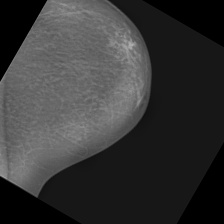
#> input picture external_repo/Test_images/Density1Malignant.jpg, 224 x 224 px
$ python -i train_image_model.py   (imports and definitions only)
#> lines starting #> are read from the running program, lines starting #| are printed output that depends on the picture
#> further down, picture is the input picture: shape (224, 224, 3); min 0, max 174, mean 54.8
import os
import cv2
import numpy as np
import pandas as pd
import tensorflow as tf
from tensorflow.keras.applications import DenseNet201
from tensorflow.keras.applications.densenet import preprocess_input as densenet_preprocess
from tensorflow.keras.preprocessing.image import ImageDataGenerator
from tensorflow.keras.models import Sequential
from tensorflow.keras.layers import Dense, BatchNormalization, GlobalAveragePooling2D
from tensorflow.keras.regularizers import l1_l2
from tensorflow.keras.callbacks import ModelCheckpoint, EarlyStopping

# Paths to dataset
DATASET_PATH = 'external_repo/mammography_images/mammography_images/'
TRAIN_DIR = os.path.join(DATASET_PATH, 'train')
TRAIN_CSV = os.path.join(DATASET_PATH, 'Training_set.csv')

def custom_preprocess(img):
    """Applies the same preprocessing used in model_utils.py"""
    # img is delivered as float32 RGB by ImageDataGenerator if target_size is set
    # but we need uint8 for OpenCV operations
    img = img.astype('uint8')

    # 1. CLAHE (Contrast Limited Adaptive Histogram Equalization)
    lab = cv2.cvtColor(img, cv2.COLOR_RGB2LAB)
#> lab: shape (224, 224, 3); mean of channels 0, 1, 2 56.6, 128, 128
    l, a, b = cv2.split(lab)
#> a: shape (224, 224); every value is 128
    clahe = cv2.createCLAHE(clipLimit=3.0, tileGridSize=(8,8))
    cl = clahe.apply(l)
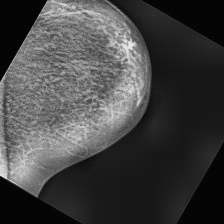
#> cl: shape (224, 224); min 3, max 235, mean 67.2
    limg = cv2.merge((cl,a,b))
#> limg: shape (224, 224, 3); mean of channels 0, 1, 2 67.2, 128, 128
    img = cv2.cvtColor(limg, cv2.COLOR_LAB2RGB)

    # 2. Sharpening
    kernel = np.array([[0,-0.5,0], [-0.5,3,-0.5], [0,-0.5,0]])
    img = cv2.filter2D(img, -1, kernel)
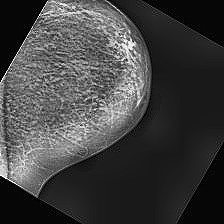
#> img: shape (224, 224, 3); mean R, G, B 64.7, 64.7, 64.7

    # 3. DenseNet specific normalization
    img = img.astype('float32')
#> (the run stopped early here; a loop or call above may not have finished)

$ run again, on external_repo/Test_images/Density2Malignant.jpg
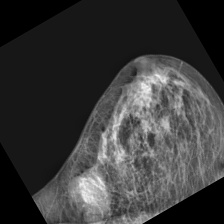
#> input picture external_repo/Test_images/Density2Malignant.jpg, 224 x 224 px
#> picture is the input picture: shape (224, 224, 3); min 0, max 242, mean 57.6
#> lab: shape (224, 224, 3); mean of channels 0, 1, 2 59.3, 128, 128
#> a: shape (224, 224); every value is 128
#> in custom_preprocess, `cl = clahe.apply(l)`:
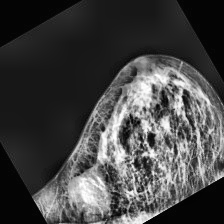
#> cl: shape (224, 224); min 2, max 255, mean 68.4
#> limg: shape (224, 224, 3); mean of channels 0, 1, 2 68.4, 128, 128
#> in custom_preprocess, `img = cv2.filter2D(img, -1, kernel)`:
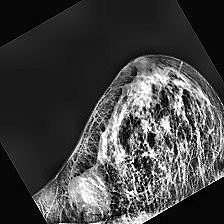
#> img: shape (224, 224, 3); mean R, G, B 66.6, 66.6, 66.5

$ run again, on external_repo/Test_images/Density3Benign.jpg
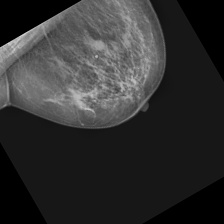
#> input picture external_repo/Test_images/Density3Benign.jpg, 224 x 224 px
#> picture is the input picture: shape (224, 224, 3); min 0, max 216, mean 48.3
#> lab: shape (224, 224, 3); mean of channels 0, 1, 2 49.1, 128, 128
#> a: shape (224, 224); every value is 128
#> in custom_preprocess, `cl = clahe.apply(l)`:
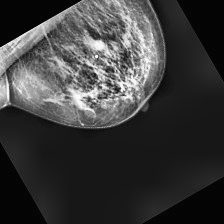
#> cl: shape (224, 224); min 3, max 253, mean 59.1
#> limg: shape (224, 224, 3); mean of channels 0, 1, 2 59.1, 128, 128
#> in custom_preprocess, `img = cv2.filter2D(img, -1, kernel)`:
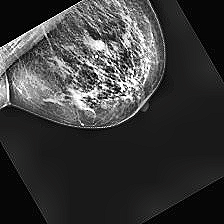
#> img: shape (224, 224, 3); mean R, G, B 57.6, 57.6, 57.6

$ run again, on external_repo/Test_images/Density4Benign.jpg
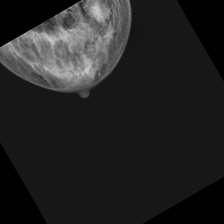
#> input picture external_repo/Test_images/Density4Benign.jpg, 224 x 224 px
#> picture is the input picture: shape (224, 224, 3); min 0, max 202, mean 35.1
#> lab: shape (224, 224, 3); mean of channels 0, 1, 2 33.8, 128, 128
#> a: shape (224, 224); every value is 128
#> in custom_preprocess, `cl = clahe.apply(l)`:
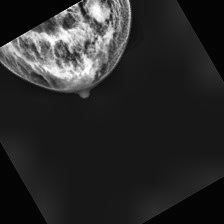
#> cl: shape (224, 224); min 2, max 255, mean 41.2
#> limg: shape (224, 224, 3); mean of channels 0, 1, 2 41.2, 128, 128
#> in custom_preprocess, `img = cv2.filter2D(img, -1, kernel)`:
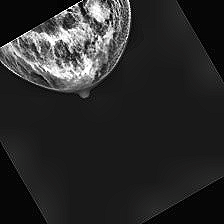
#> img: shape (224, 224, 3); mean R, G, B 41.6, 41.6, 41.5
